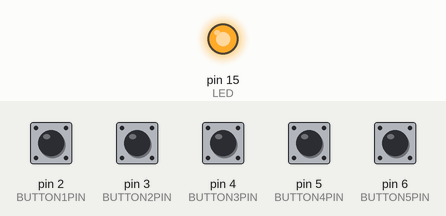
A sketch run on a simulated Arduino Leonardo, built with avr-gcc and run on an emulated ATmega32U4. On the bench: output pins drawn as LEDs (lit = HIGH). Inputs (shaded band) come from the test bench; at power-on: pin 2 (BUTTON1PIN), pin 3 (BUTTON2PIN), pin 4 (BUTTON3PIN), pin 5 (BUTTON4PIN), pin 6 (BUTTON5PIN) HIGH. USB keyboard and mouse output is not drawn.

Above: at 0.1 s.
Timing chart, 0 to 1.6 s (numbered marks = the images above):
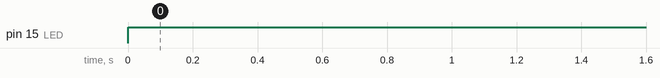

Measured:
- by itself, pin 15 (LED): LOW → HIGH at 0.00 s

The sketch:

ButtonBoard_RR2017.ino
```cpp
#include "Joystick.h"

// Create Joystick
Joystick_ Joystick;

// Set to true to test "Auto Send" mode or false to test "Manual Send" mode.
//const bool testAutoSendMode = true;
const int BUTTON1PIN = 2;
const int BUTTON2PIN = 3;
const int BUTTON3PIN = 4;
const int BUTTON4PIN = 5;
const int BUTTON5PIN = 6;

const int BUTTON1 = 0;
const int BUTTON2 = 1;
const int BUTTON3 = 2;
const int BUTTON4 = 3;
const int BUTTON5 = 4;

const int LED = 15;

const bool testAutoSendMode = false;

const unsigned long gcCycleDelta = 1000;
const unsigned long gcAnalogDelta = 25;
const unsigned long gcButtonDelta = 500;
unsigned long gNextTime = 0;
unsigned int gCurrentStep = 0;


void setup() {

  if (testAutoSendMode)
  {
    Joystick.begin();
  }
  else
  {
    Joystick.begin(false);
  }

  pinMode(A0, INPUT_PULLUP);

  pinMode(BUTTON1PIN, INPUT_PULLUP);
  pinMode(BUTTON2PIN, INPUT_PULLUP);
  pinMode(BUTTON3PIN, INPUT_PULLUP);
  pinMode(BUTTON4PIN, INPUT_PULLUP);
  pinMode(BUTTON5PIN, INPUT_PULLUP);

  pinMode(LED, OUTPUT);
}

void loop() {
  int flashLoop=0;

  // System Disabled
  //if (digitalRead(A0) != 0)
  //{
    // Turn indicator light off.
    //digitalWrite(LED, 0);
    //return;
  //}

  // Turn indicator light on.
  digitalWrite(LED, 1);

  if (digitalRead(BUTTON1PIN) == 0)
  {
    Joystick.pressButton(BUTTON1);
    flashLoop=1;
  }
  else
  {
    Joystick.releaseButton(BUTTON1);
  }

  if (digitalRead(BUTTON2PIN) == 0)
  {
    Joystick.pressButton(BUTTON2);
    flashLoop=2;
  }
  else
  {
    Joystick.releaseButton(BUTTON2);
  }

  if (digitalRead(BUTTON3PIN) == 0)
  {
    Joystick.pressButton(BUTTON3);
    flashLoop=3;
  }
  else
  {
    Joystick.releaseButton(BUTTON3);
  }

  if (digitalRead(BUTTON4PIN) == 0)
  {
    Joystick.pressButton(BUTTON4);
    flashLoop=4;
  }
  else
  {
    Joystick.releaseButton(BUTTON4);
  }


  if (digitalRead(BUTTON5PIN) == 0)
  {
    Joystick.pressButton(BUTTON5);
    flashLoop=5;
  }
  else
  {
    Joystick.releaseButton(BUTTON5);
  }


  if (testAutoSendMode == false)
  {
    Joystick.sendState();
  }


}
```
